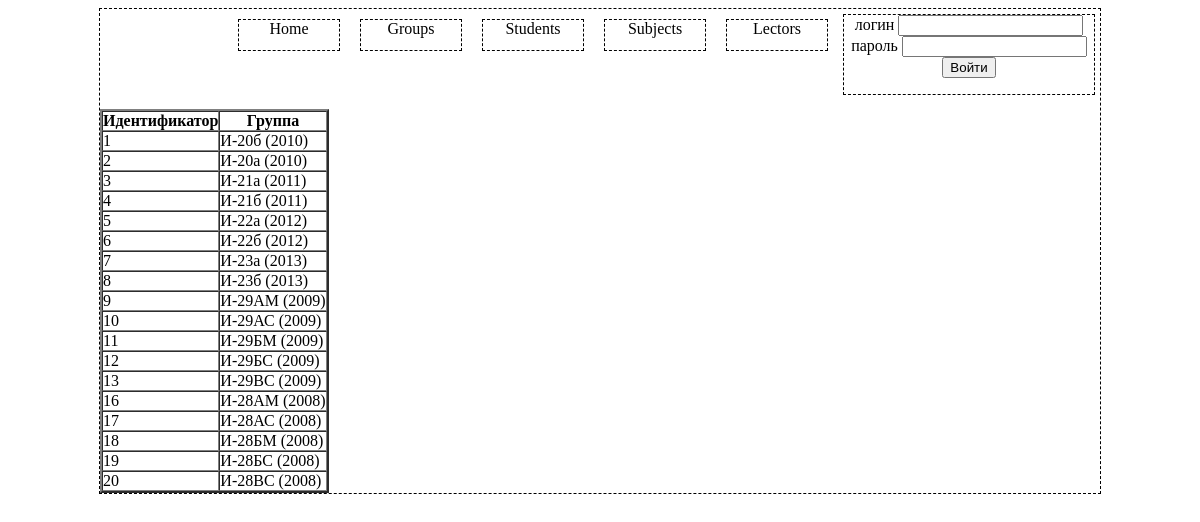
The page /IT_Project/groups.php on the database its author committed.
### tables this page shows
CREATE TABLE IF NOT EXISTS `groups` (
  `group_id` int(10) NOT NULL AUTO_INCREMENT,
  `group_name` text,
  PRIMARY KEY (`group_id`)
);

### IT_Project/groups.php (the view, shortened to what this page needs)
<?
    if (empty($_GET['page']))
  {$_GET['page'] = "groups.php";
  include("index.php");
  }
  else{
  $query="Select * from groups";
    $result=mysql_query($query);
    echo"<table border=2 cellpadding=0 cellspacing=0>";
    echo"<TR><TH>Идентификатор</TH><TH>Группа</TH></TR>";
    while($row=mysql_fetch_array($result))
    {
    echo"<tr><td>".$row['group_id']."</td><td>".$row['group_name']."</td></tr>";
    }
    echo"</table>";
	}
?>

### IT_Project/index.php (shortened to what this page needs)
<html>
<head>
  <link rel="stylesheet" type="text/css" href="css/index.css">
</head>
<body>
<center>
<div class="all">
<div class ="auth">
		<?
		if (!empty($_SESSION['id']))
		{
				echo '<div>';
				echo '<label>логин </label>';
			print_r ($_SESSION['login']);
			echo '</div>';
			echo '<a href="registration/logout.php">Завершить сеанс</a>';
		}
		else
		{
		echo '<form action="registration/form_auth.php" METHOD="POST">
			<div>
				<label>логин</label>
				<input name="login" type="text" />
			</div>
			<div>
				<label>пароль</label>
				<input name="password" type="password" />
			</div>
			<div>
				<input value="Войти" type="submit" />
				</div>
		</form>' ;
		}
		?>
</div>
<div class="links">
<a href="lectors.php" target="_self" >Lectors</a>
</div>
<div class="links">
<a href="subjects.php">Subjects</a>
</div>
<div class="links">
<a href="students.php">Students</a>
</div>
<div class="links">
<a href="groups.php">Groups</a>
</div>
<div class="links">
<a href="index.php">Home</a>
</div>
<center>
	<div class="table">
	<?php
		if ($_GET['page']) include($_GET['page']);
	?>
	</div>
	</center>
</div>
</center>
</body>
</html>
</html>

### IT_Project/css/index.css (style rules this page uses)
.all { width: 1000px; border: 1px dashed black; }
.links { border: 1px dashed black; width: 100px; height: 30px; margin:10px; float:right; }
.links a { margin-top:15px; text-decoration: none; color: #000; }
.auth { margin: 5px; border: 1px dashed black; width: 250px; float:right; }
a { margin-top:15px; text-decoration: none; color: #000; }
.table { margin-top: 100px; text-align:left; }

### rows shown on the page
groups: group_id "1", group_name "И-20б (2010)"
groups: group_id "2", group_name "И-20а (2010)"
groups: group_id "3", group_name "И-21а (2011)"
groups: group_id "4", group_name "И-21б (2011)"
groups: group_id "5", group_name "И-22а (2012)"
groups: group_id "6", group_name "И-22б (2012)"
groups: group_id "7", group_name "И-23а (2013)"
groups: group_id "8", group_name "И-23б (2013)"
groups: group_id "9", group_name "И-29АМ (2009)"
groups: group_id "10", group_name "И-29АС (2009)"
groups: group_id "11", group_name "И-29БМ (2009)"
groups: group_id "12", group_name "И-29БС (2009)"
groups: group_id "13", group_name "И-29ВС (2009)"
groups: group_id "16", group_name "И-28АМ (2008)"
groups: group_id "17", group_name "И-28АС (2008)"
groups: group_id "18", group_name "И-28БМ (2008)"
groups: group_id "19", group_name "И-28БС (2008)"
groups: group_id "20", group_name "И-28ВС (2008)"
